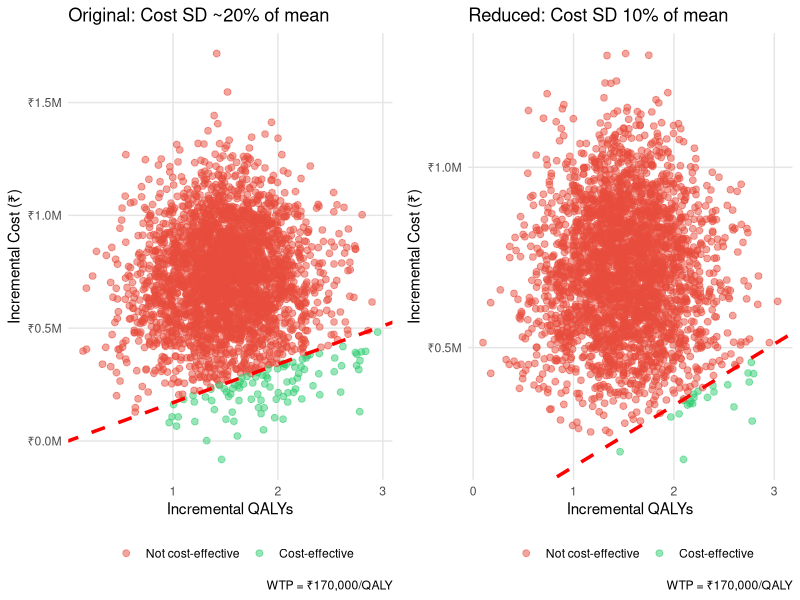

This chart was generated by the following R code:
## ---- chunk 1
#| message: false
library(tidyverse)
library(ggplot2)
library(gridExtra)

theme_set(theme_minimal() +
          theme(panel.grid.major = element_line(colour = "grey90"),
                panel.grid.minor = element_blank()))

# Helper function: Convert mean and SD to gamma parameters
mean_sd_to_gamma <- function(mean, sd) {
  rate <- mean / (sd^2)
  shape <- mean * rate
  return(list(shape = shape, rate = rate))
}

# Helper function: Convert mean and SD to beta parameters
mean_sd_to_beta <- function(mean, sd) {
  if (mean <= 0 | mean >= 1) {
    stop("Beta mean must be strictly between 0 and 1")
  }
  alpha <- ((1 - mean) / (sd^2) - 1 / mean) * mean^2
  beta <- alpha * (1 / mean - 1)
  return(list(alpha = alpha, beta = beta))
}

# PSM function
psm_model <- function(
    hr_os = 0.70,
    hr_pfs = 0.50,
    os_lambda_ctrl = 0.045,
    os_gamma_ctrl = 1.15,
    pfs_lambda_ctrl = 0.12,
    pfs_gamma_ctrl = 1.05,
    cost_pf_trast = 420000,
    cost_pd = 180000,
    utility_pf = 0.80,
    utility_pd = 0.55,
    cost_trast_maint = 25000,
    time_horizon = 20,
    discount_rate = 0.03
) {

  times <- seq(0, time_horizon, by = 1)

  S_os_ctrl <- function(t) exp(-os_lambda_ctrl * t^os_gamma_ctrl)
  S_pfs_ctrl <- function(t) exp(-pfs_lambda_ctrl * t^pfs_gamma_ctrl)
  S_os_trast <- function(t) exp(-(os_lambda_ctrl * hr_os) * t^os_gamma_ctrl)
  S_pfs_trast <- function(t) exp(-(pfs_lambda_ctrl * hr_pfs) * t^pfs_gamma_ctrl)

  df <- tibble(
    time = times,
    S_os_ctrl_t = sapply(times, S_os_ctrl),
    S_pfs_ctrl_t = sapply(times, S_pfs_ctrl),
    S_os_trast_t = sapply(times, S_os_trast),
    S_pfs_trast_t = sapply(times, S_pfs_trast)
  ) %>%
    mutate(
      pfs_ctrl_t = S_pfs_ctrl_t,
      pfs_trast_t = S_pfs_trast_t,
      pd_ctrl_t = pmax(S_os_ctrl_t - S_pfs_ctrl_t, 0),
      pd_trast_t = pmax(S_os_trast_t - S_pfs_trast_t, 0),
      dead_ctrl_t = 1 - S_os_ctrl_t,
      dead_trast_t = 1 - S_os_trast_t,
      discount = (1 + discount_rate)^(-(time - 0.5))
    )

  df <- df %>%
    mutate(
      cost_trast_pfs = if_else(
        time <= 1,
        cost_pf_trast,
        cost_trast_maint
      ),
      cost_pf_ctrl = 0,
      cost_pf_trast = cost_trast_pfs,
      cost_pd_ctrl = cost_pd,
      cost_pd_trast = cost_pd,
      cost_dead = 0
    )

  df <- df %>%
    mutate(
      total_cost_ctrl = pfs_ctrl_t * cost_pf_ctrl + pd_ctrl_t * cost_pd_ctrl + dead_ctrl_t * cost_dead,
      total_cost_trast = pfs_trast_t * cost_pf_trast + pd_trast_t * cost_pd_trast + dead_trast_t * cost_dead
    )

  df <- df %>%
    mutate(
      utility_pf = utility_pf,
      utility_pd = utility_pd,
      utility_dead = 0,
      total_qaly_ctrl = pfs_ctrl_t * utility_pf + pd_ctrl_t * utility_pd + dead_ctrl_t * utility_dead,
      total_qaly_trast = pfs_trast_t * utility_pf + pd_trast_t * utility_pd + dead_trast_t * utility_dead
    )

  df <- df %>%
    mutate(
      disc_cost_ctrl = total_cost_ctrl * discount,
      disc_cost_trast = total_cost_trast * discount,
      disc_qaly_ctrl = total_qaly_ctrl * discount,
      disc_qaly_trast = total_qaly_trast * discount
    )

  results <- list(
    cost_ctrl = sum(df$disc_cost_ctrl),
    cost_trast = sum(df$disc_cost_trast),
    qaly_ctrl = sum(df$disc_qaly_ctrl),
    qaly_trast = sum(df$disc_qaly_trast),
    inc_cost = sum(df$disc_cost_trast) - sum(df$disc_cost_ctrl),
    inc_qaly = sum(df$disc_qaly_trast) - sum(df$disc_qaly_ctrl),
    icer = (sum(df$disc_cost_trast) - sum(df$disc_cost_ctrl)) /
           (sum(df$disc_qaly_trast) - sum(df$disc_qaly_ctrl))
  )

  return(results)
}

# Define parameters
hr_os_mean <- log(0.70)
hr_os_sd <- 0.15
hr_pfs_mean <- log(0.50)
hr_pfs_sd <- 0.20

cost_pf_trast_yr1_mean <- 420000
cost_pf_trast_yr1_sd_original <- 80000
cost_pf_trast_yr1_sd_reduced <- cost_pf_trast_yr1_mean * 0.10

cost_pd_mean <- 180000
cost_pd_sd_original <- 40000
cost_pd_sd_reduced <- cost_pd_mean * 0.10

utility_pf_mean <- 0.80
utility_pf_sd <- 0.05
utility_pd_mean <- 0.55
utility_pd_sd <- 0.08

os_lambda_ctrl <- 0.045
os_gamma_ctrl <- 1.15
pfs_lambda_ctrl <- 0.12
pfs_gamma_ctrl <- 1.05
cost_trast_maintenance_yr1 <- 25000
## ---- chunk 2
#| cache: true

# Run PSA with ORIGINAL cost uncertainty (from module)
set.seed(2026)
n_iterations <- 3000

psa_original <- tibble(
  iteration = integer(n_iterations),
  inc_cost = numeric(n_iterations),
  inc_qaly = numeric(n_iterations),
  icer = numeric(n_iterations)
)

for (i in seq_len(n_iterations)) {

  hr_os_sampled <- exp(rnorm(1, hr_os_mean, hr_os_sd))
  hr_pfs_sampled <- exp(rnorm(1, hr_pfs_mean, hr_pfs_sd))

  # Original cost uncertainty
  gamma_pf_trast <- mean_sd_to_gamma(cost_pf_trast_yr1_mean, cost_pf_trast_yr1_sd_original)
  cost_pf_trast_sampled <- rgamma(1, shape = gamma_pf_trast$shape, rate = gamma_pf_trast$rate)

  gamma_pd <- mean_sd_to_gamma(cost_pd_mean, cost_pd_sd_original)
  cost_pd_sampled <- rgamma(1, shape = gamma_pd$shape, rate = gamma_pd$rate)

  beta_pf <- mean_sd_to_beta(utility_pf_mean, utility_pf_sd)
  utility_pf_sampled <- rbeta(1, shape1 = beta_pf$alpha, shape2 = beta_pf$beta)

  beta_pd <- mean_sd_to_beta(utility_pd_mean, utility_pd_sd)
  utility_pd_sampled <- rbeta(1, shape1 = beta_pd$alpha, shape2 = beta_pd$beta)

  model_output <- psm_model(
    hr_os = hr_os_sampled,
    hr_pfs = hr_pfs_sampled,
    cost_pf_trast = cost_pf_trast_sampled,
    cost_pd = cost_pd_sampled,
    utility_pf = utility_pf_sampled,
    utility_pd = utility_pd_sampled,
    cost_trast_maint = cost_trast_maintenance_yr1
  )

  psa_original$iteration[i] <- i
  psa_original$inc_cost[i] <- model_output$inc_cost
  psa_original$inc_qaly[i] <- model_output$inc_qaly
  psa_original$icer[i] <- model_output$icer

  if (i %% 500 == 0) {
    cat("Completed original PSA iteration", i, "\n")
  }
}

cat("Original PSA complete!\n")
## ---- chunk 3
#| cache: true

# Run PSA with REDUCED cost uncertainty (10% of mean)
set.seed(2026)

psa_reduced <- tibble(
  iteration = integer(n_iterations),
  inc_cost = numeric(n_iterations),
  inc_qaly = numeric(n_iterations),
  icer = numeric(n_iterations)
)

for (i in seq_len(n_iterations)) {

  hr_os_sampled <- exp(rnorm(1, hr_os_mean, hr_os_sd))
  hr_pfs_sampled <- exp(rnorm(1, hr_pfs_mean, hr_pfs_sd))

  # REDUCED cost uncertainty (10% of mean)
  gamma_pf_trast <- mean_sd_to_gamma(cost_pf_trast_yr1_mean, cost_pf_trast_yr1_sd_reduced)
  cost_pf_trast_sampled <- rgamma(1, shape = gamma_pf_trast$shape, rate = gamma_pf_trast$rate)

  gamma_pd <- mean_sd_to_gamma(cost_pd_mean, cost_pd_sd_reduced)
  cost_pd_sampled <- rgamma(1, shape = gamma_pd$shape, rate = gamma_pd$rate)

  beta_pf <- mean_sd_to_beta(utility_pf_mean, utility_pf_sd)
  utility_pf_sampled <- rbeta(1, shape1 = beta_pf$alpha, shape2 = beta_pf$beta)

  beta_pd <- mean_sd_to_beta(utility_pd_mean, utility_pd_sd)
  utility_pd_sampled <- rbeta(1, shape1 = beta_pd$alpha, shape2 = beta_pd$beta)

  model_output <- psm_model(
    hr_os = hr_os_sampled,
    hr_pfs = hr_pfs_sampled,
    cost_pf_trast = cost_pf_trast_sampled,
    cost_pd = cost_pd_sampled,
    utility_pf = utility_pf_sampled,
    utility_pd = utility_pd_sampled,
    cost_trast_maint = cost_trast_maintenance_yr1
  )

  psa_reduced$iteration[i] <- i
  psa_reduced$inc_cost[i] <- model_output$inc_cost
  psa_reduced$inc_qaly[i] <- model_output$inc_qaly
  psa_reduced$icer[i] <- model_output$icer

  if (i %% 500 == 0) {
    cat("Completed reduced PSA iteration", i, "\n")
  }
}

cat("Reduced cost uncertainty PSA complete!\n")
## ---- chunk 4
#| fig-width: 14
#| fig-height: 6

wtp_threshold <- 170000

# Add CE classification for both scenarios
psa_original <- psa_original %>%
  mutate(ce_at_threshold = inc_cost <= (wtp_threshold * inc_qaly))

psa_reduced <- psa_reduced %>%
  mutate(ce_at_threshold = inc_cost <= (wtp_threshold * inc_qaly))

# Original scenario
p_original <- ggplot(psa_original, aes(x = inc_qaly, y = inc_cost, colour = ce_at_threshold)) +
  geom_point(alpha = 0.5, size = 2) +
  geom_abline(intercept = 0, slope = wtp_threshold,
              linetype = "dashed", colour = "red", linewidth = 1.2) +
  scale_colour_manual(
    values = c("TRUE" = "#2ecc71", "FALSE" = "#e74c3c"),
    labels = c("TRUE" = "Cost-effective", "FALSE" = "Not cost-effective"),
    name = ""
  ) +
  labs(
    title = "Original: Cost SD ~20% of mean",
    x = "Incremental QALYs",
    y = "Incremental Cost (₹)",
    caption = "WTP = ₹170,000/QALY"
  ) +
  theme(legend.position = "bottom") +
  scale_y_continuous(labels = function(x) paste0("₹", format(x/1e6, digits = 1), "M"))

# Reduced uncertainty scenario
p_reduced <- ggplot(psa_reduced, aes(x = inc_qaly, y = inc_cost, colour = ce_at_threshold)) +
  geom_point(alpha = 0.5, size = 2) +
  geom_abline(intercept = 0, slope = wtp_threshold,
              linetype = "dashed", colour = "red", linewidth = 1.2) +
  scale_colour_manual(
    values = c("TRUE" = "#2ecc71", "FALSE" = "#e74c3c"),
    labels = c("TRUE" = "Cost-effective", "FALSE" = "Not cost-effective"),
    name = ""
  ) +
  labs(
    title = "Reduced: Cost SD 10% of mean",
    x = "Incremental QALYs",
    y = "Incremental Cost (₹)",
    caption = "WTP = ₹170,000/QALY"
  ) +
  theme(legend.position = "bottom") +
  scale_y_continuous(labels = function(x) paste0("₹", format(x/1e6, digits = 1), "M"))

# Side-by-side comparison
grid.arrange(p_original, p_reduced, ncol = 2)
## ---- chunk 5
# Calculate CE probability at specific WTP thresholds
# Use the original psa_original data

wtp_thresholds <- c(100000, 170000, 300000, 500000)

ce_probs <- tibble(
  wtp_threshold = wtp_thresholds,
  wtp_label = c("₹100,000 (0.67× GDP pc)",
                 "₹170,000 (1× GDP pc)",
                 "₹300,000 (2× GDP pc)",
                 "₹500,000 (3.3× GDP pc)"),
  prob_ce = sapply(wtp_thresholds, function(wtp) {
    mean(psa_original$inc_cost <= (wtp * psa_original$inc_qaly))
  })
)

# Format and display table
ce_table <- ce_probs %>%
  mutate(
    prob_ce_pct = paste0(format(round(prob_ce * 100, 1), nsmall = 1), "%"),
    prob_ce_display = format(round(prob_ce, 3), nsmall = 3)
  ) %>%
  select(wtp_label, prob_ce_display, prob_ce_pct) %>%
  rename(
    "WTP Threshold" = wtp_label,
    "Probability" = prob_ce_display,
    "Percentage" = prob_ce_pct
  )

knitr::kable(ce_table, caption = "Probability of cost-effectiveness at multiple WTP thresholds")

# Additional summary statistics
cat("\n=== Task 2 Summary ===\n\n")
cat("Probability of cost-effectiveness at key thresholds:\n")
for (j in seq_along(wtp_thresholds)) {
  cat(sprintf("  At ₹%s/QALY: %5.1f%%\n",
              format(wtp_thresholds[j], big.mark = ","),
              ce_probs$prob_ce[j] * 100))
}

# Find threshold where P(CE) crosses 50%
ce_range <- seq(0, 500000, by = 5000)
ce_prob_range <- sapply(ce_range, function(wtp) {
  mean(psa_original$inc_cost <= (wtp * psa_original$inc_qaly))
})

threshold_50pct_idx <- which(ce_prob_range >= 0.50)[1]
threshold_50pct <- ce_range[threshold_50pct_idx]

cat(sprintf("\nThreshold where P(CE) crosses 50%%: ₹%s/QALY\n",
            format(threshold_50pct, big.mark = ",")))
## ---- chunk 6
comparison_stats <- tibble(
  Metric = c("Mean ICER (₹/QALY)",
             "Median ICER (₹/QALY)",
             "2.5th percentile ICER (₹/QALY)",
             "97.5th percentile ICER (₹/QALY)",
             "SD of ICER (₹/QALY)",
             "Mean Inc. Cost (₹)",
             "Mean Inc. QALY"),
  Original = c(
    format(round(mean(psa_original$icer), 0), big.mark = ","),
    format(round(median(psa_original$icer), 0), big.mark = ","),
    format(round(quantile(psa_original$icer, 0.025), 0), big.mark = ","),
    format(round(quantile(psa_original$icer, 0.975), 0), big.mark = ","),
    format(round(sd(psa_original$icer), 0), big.mark = ","),
    format(round(mean(psa_original$inc_cost), 0), big.mark = ","),
    round(mean(psa_original$inc_qaly), 3)
  ),
  Reduced = c(
    format(round(mean(psa_reduced$icer), 0), big.mark = ","),
    format(round(median(psa_reduced$icer), 0), big.mark = ","),
    format(round(quantile(psa_reduced$icer, 0.025), 0), big.mark = ","),
    format(round(quantile(psa_reduced$icer, 0.975), 0), big.mark = ","),
    format(round(sd(psa_reduced$icer), 0), big.mark = ","),
    format(round(mean(psa_reduced$inc_cost), 0), big.mark = ","),
    round(mean(psa_reduced$inc_qaly), 3)
  )
)

knitr::kable(comparison_stats, caption = "Comparison: Original vs. Reduced Cost Uncertainty")
